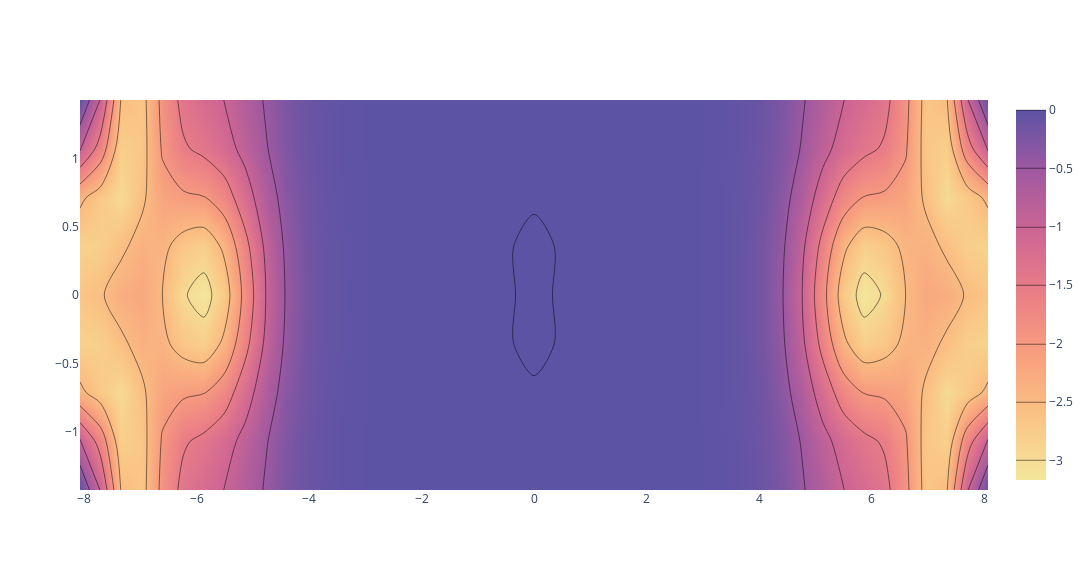

Notebook cell for this chart:
### Code cell
layout = dict(
    value = "viridis",
)
fig = go.Figure(data = go.Contour(z = np.real(charges3), x = np.linspace(-d/2, d/2, 45, endpoint = True), y = np.linspace(-a/2, a/2, 9, endpoint=True), colorscale='sunset', line_smoothing=0.85, contours_coloring='heatmap'))

fig.update_layout(
    autosize=False,
    width=2400,
    height=570,
    )

fig.show(dpi = 300)

### Figure 1 — Plotly figure (JSON) as saved in the notebook; plotly's stock layout.template omitted (floating-point values rounded to 4 significant figures; data arrays with more than 128 entries replaced by an {"elided": "..."} marker saying what was removed)
{"data": [{"colorscale": [[0, "rgb(243, 231, 155)"], [0.1667, "rgb(250, 196, 132)"], [0.3333, "rgb(248, 160, 126)"], [0.5, "rgb(235, 127, 134)"], [0.6667, "rgb(206, 102, 147)"], [0.8333, "rgb(160, 89, 160)"], [1, "rgb(92, 83, 165)"]], "contours": {"coloring": "heatmap"}, "line": {"smoothing": 0.85}, "type": "contour", "x": [-8.071, -7.704, -7.337, -6.971, -6.604, -6.237, -5.87, -5.503, -5.136, -4.769, -4.402, -4.036, -3.669, -3.302, -2.935, -2.568, -2.201, -1.834, -1.467, -1.101, -0.7337, -0.3669, 0, 0.3669, 0.7337, 1.101, 1.467, 1.834, 2.201, 2.568, 2.935, 3.302, 3.669, 4.036, 4.402, 4.769, 5.136, 5.503, 5.87, 6.237, 6.604, 6.971, 7.337, 7.704, 8.071], "y": [-1.427, -1.07, -0.7134, -0.3567, 0, 0.3567, 0.7134, 1.07, 1.427], "z": {"elided": "9x45 float values"}}], "layout": {"autosize": false, "height": 570, "width": 2400}}
